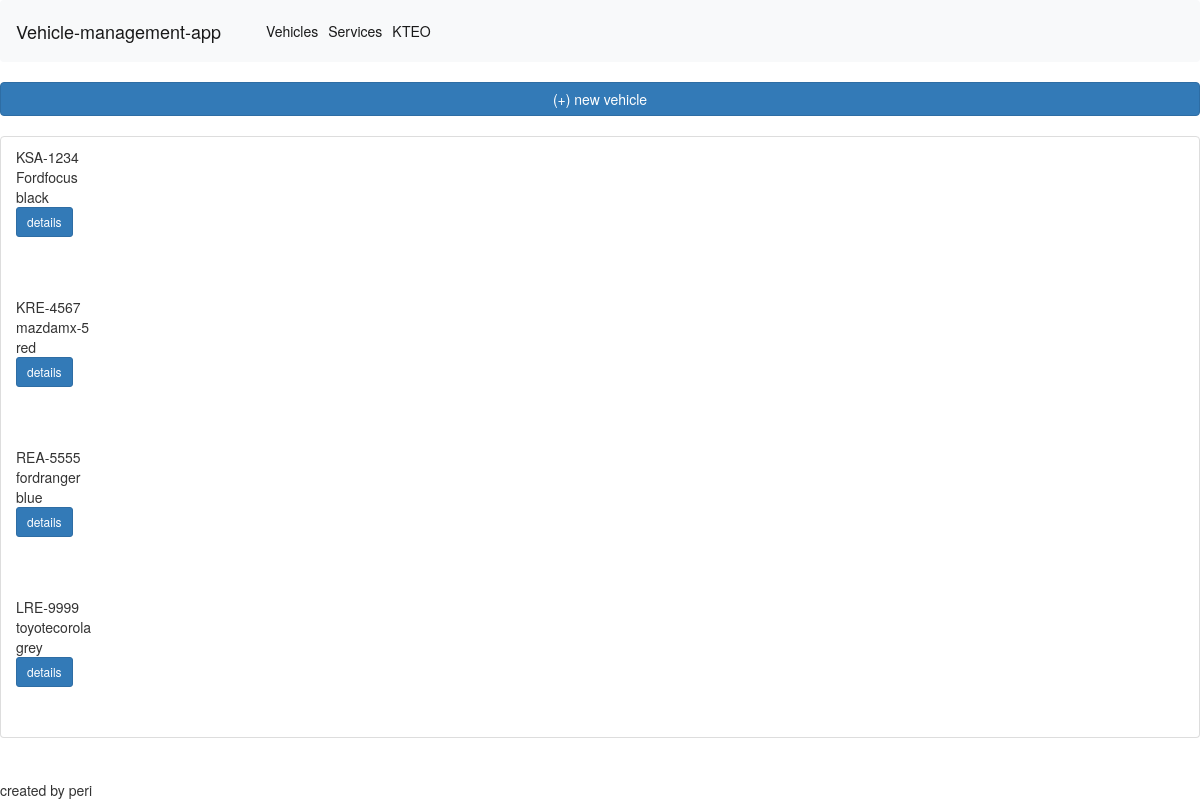
Page /index.php/site/all_vehicles on the committed database.
### tables this page shows
CREATE TABLE `car` (
  `license_plate` varchar(15) DEFAULT NULL,
  `vehicle_type` int NOT NULL,
  `ownership_type` enum('SuperCargo','I.X.') DEFAULT NULL,
  `id` int NOT NULL AUTO_INCREMENT,
  `owner` varchar(40) NOT NULL,
  `fuel` enum('gasoline','petrol','electric') NOT NULL,
  `manufacturer` varchar(20) NOT NULL,
  `model` varchar(20) NOT NULL,
  `color` varchar(15) DEFAULT NULL,
  `displasment` int NOT NULL,
  `year_man` year NOT NULL,
  `year_license` year NOT NULL,
  `year_purch` year NOT NULL,
  `service_reg_km` int DEFAULT NULL,
  `service_reg_months` int DEFAULT NULL,
  `service_oil_km` int DEFAULT NULL,
  `service_oil_months` int DEFAULT NULL,
  `service_tyre_km` int NOT NULL,
  `KTEO_years` int NOT NULL,
  `emission_years` int NOT NULL,
  `escort_id` int DEFAULT NULL,
  `comments` longtext,
  `active` tinyint(1) NOT NULL,
  PRIMARY KEY (`id`),
  KEY `car_car_id_fk` (`escort_id`),
  KEY `car_vehicle_type_null_fk` (`vehicle_type`),
  CONSTRAINT `car_car_id_fk` FOREIGN KEY (`escort_id`) REFERENCES `car` (`id`),
  CONSTRAINT `car_vehicle_type_null_fk` FOREIGN KEY (`vehicle_type`) REFERENCES `vehicle_type` (`id`)
);

### application/controllers/Site.php (called while the page is built, shortened)
<?php
class Site extends CI_Controller {
    public function __construct()
    {
        $this->load->model("vehicles_model");
        $this->load->model("services_model");
    }
    public function all_vehicles(){
        $result['cars']=$this->vehicles_model->get_all_vehicles();
        $this->load->view('hf/header.php');
        $this->load->view('vehicles/all_vehicles.php',$result);
        $this->load->view('hf/footer.html');
    }
}

### index.php (called while the page is built, shortened)
<?php
require_once BASEPATH.'core/CodeIgniter.php';

### application/models/Vehicles_model.php (called while the page is built, shortened)
<?php
class vehicles_model extends CI_Model
{
    function get_all_vehicles(){
        $this->db->select('license_plate,manufacturer,model,color,id');
        $query=$this->db->get("car");
        return $result=$query->result();
    }
}

### application/views/vehicles/all_vehicles.php (the view)
<?php
$add_vehicle_url = base_url('index.php/vehicles/add_vehicle');
echo "<a class='btn btn-primary btn-block' href='$add_vehicle_url'>(+) new vehicle</a>";
echo"<br>";
echo "  <div class='panel-group'>";
foreach ($cars as $car){
    echo "<li class='list-group-item'>";
        echo $car->license_plate ."<br>" ;
        echo $car->manufacturer ;
        echo $car->model ."<br>";
        echo $car->color ."<br>";
          $url=base_url('/index.php/vehicles/car_details/'.$car->id);
        echo "<a class='btn btn-primary btn-sm' href='$url'>details</a>";
        echo "<br><br><br>";
    echo"</li>";
}
echo "</div>";
?>

### rows in the picture
car: license_plate "KSA-1234", manufacturer "Ford", model "focus", color "black"
car: license_plate "KRE-4567", manufacturer "mazda", model "mx-5", color "red"
car: license_plate "REA-5555", manufacturer "ford", model "ranger", color "blue"
car: license_plate "LRE-9999", manufacturer "toyote", model "corola", color "grey"
